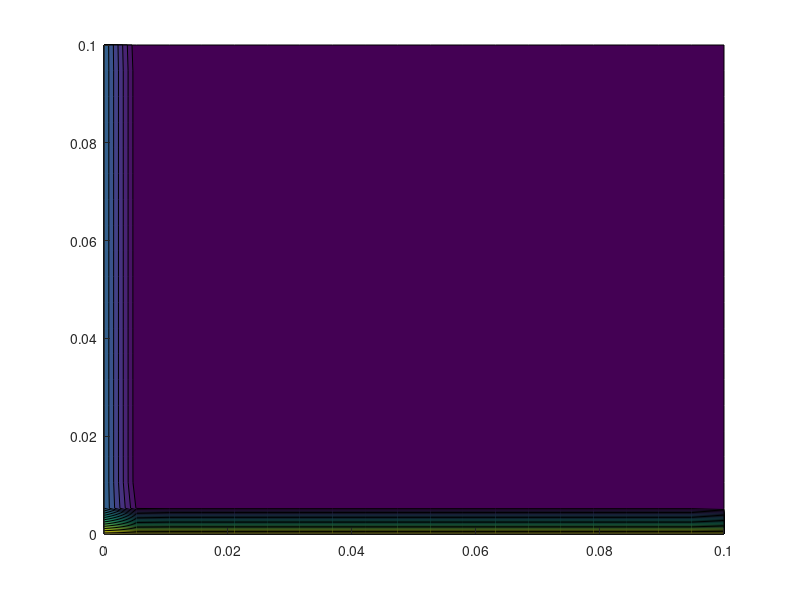

This chart was generated by the following MATLAB code: (Note: this script raises an error after producing the figure.)
clear;
clc;

N = 20; % resolution
L = 0.1; % size
h = L / N; % size of cell

x = linspace(0, L, N);
y = linspace(0, L, N);

[X, Y] = meshgrid(x, y);

% Basic conditions

T = zeros(size(X));
T0 = 300; % basic temp

T = T + T0;

% Solver settings

t = 0; % basic time
tmax = 60; % end time
Nt = 1000; % step quantity by time
tau = (tmax - t) / Nt;


% Border conditions

Tl = 400;
Tb = 600;
T(:, 1) = Tl;
T(1, :) = Tb;

Tprev = T;

rho = 7800; % density
cp = 460; % heat capacity
k = 46; % thermal conductivity

A = k * tau / (rho * cp * h^2);

while t < tmax

    for iy = 2:N-1
       for ix = 2:N-1 
           sum4 = T(iy + 1, ix) + T(iy - 1, ix) + T(iy, ix + 1) + T(iy, ix - 1);

           T(iy, ix) = A * sum4 + (1 - 4*A) * Tprev(iy, ix);
       end
    end

    Tprev = T;

    % Result visualization
    contourf(X, Y, T, 20, 'EdgeColor','none');
    xlabel('x, m');
    ylabel('y, m');
    %title('Температура пластинки, K');
    title(sprintf('Температура пластинки, K, t = %f', t));
    colorbar;
    drawnow;

    t = t + tau;
end






